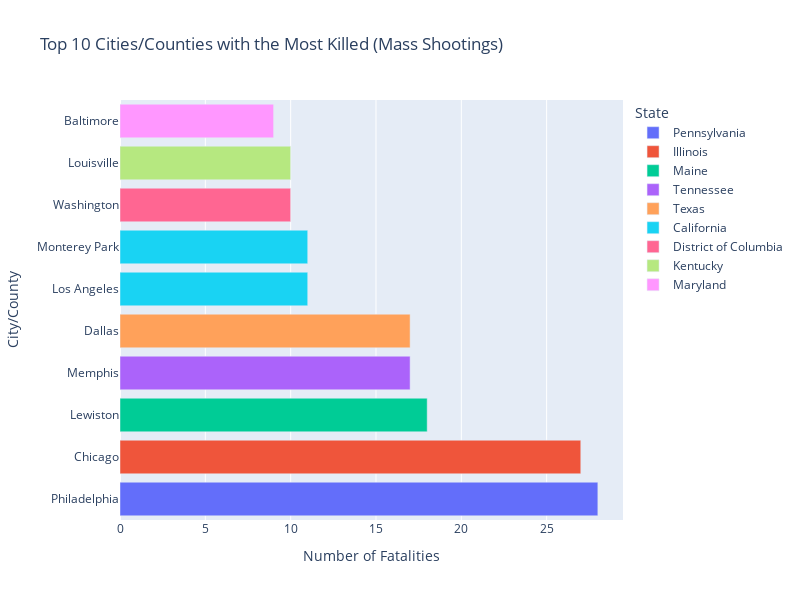
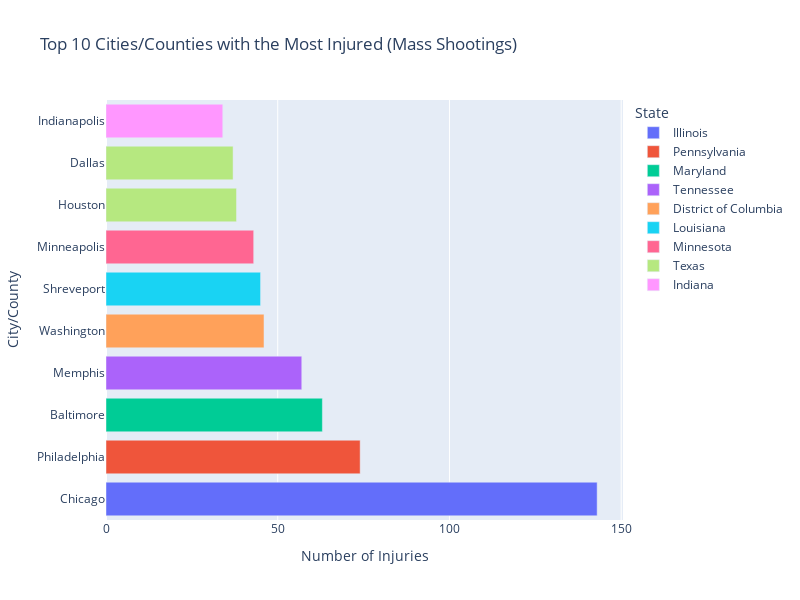

These figures' notebook cell, in order:
### Markdown cell above
Texas, California, and Illinois have the darkest shades on the map, meaning they’ve had the highest number of victims from mass shootings. These states also had a higher frequency of mass shooting incidents overall, so this makes sense.

States in lighter shades, particularly in the northern and western parts of the country, show significantly lower numbers of victims. This could be due to fewer incidents happening there or incidents with less severe outcomes.

There’s also a noticeable trend where states in the South and East have higher total victim counts compared to many in the West. States like Texas and California stand out, but even along the East Coast, you can see more intense shading, which highlights the concentration of victims in these regions.

### Cities/Counties with the Most Victims

To gain more granular insights into the impact of mass shootings, I want to identify which cities/counties have experienced the highest number of fatalities and injuries. This will help reveal specific locations that have been most affected by these incidents, allowing for a deeper understanding of the local impact.

By running the code below, I'll create two bar graphs:

The first will display the cities/counties with the highest fatalities from mass shootings, labeled with the state they are located in.
The second will show the cities/counties with the highest injuries, also labeled with the corresponding state.

### Code cell
import pandas as pd
import plotly.express as px

# Summarize data by City/County and State for total killed and injured
city_summary = mass_shootings.groupby(['City Or County', 'State']).agg(
    Total_Killed=('Victims Killed', 'sum'),
    Total_Injured=('Victims Injured', 'sum')
).reset_index()

# Sort for the top 10 cities/counties with the most killed and most injured
top_killed = city_summary.sort_values(by='Total_Killed', ascending=False).head(10)
top_injured = city_summary.sort_values(by='Total_Injured', ascending=False).head(10)

# Create bar charts for fatalities and injuries
fig_killed = px.bar(
    top_killed,
    x='Total_Killed',
    y='City Or County',
    color='State',
    orientation='h',
    title='Top 10 Cities/Counties with the Most Killed (Mass Shootings)',
    labels={'Total_Killed': 'Total Killed', 'City Or County': 'City/County'},
)

fig_injured = px.bar(
    top_injured,
    x='Total_Injured',
    y='City Or County',
    color='State',
    orientation='h',
    title='Top 10 Cities/Counties with the Most Injured (Mass Shootings)',
    labels={'Total_Injured': 'Total Injured', 'City Or County': 'City/County'},
)

# Customize layout for readability
fig_killed.update_layout(
    xaxis_title='Number of Fatalities',
    yaxis_title='City/County',
    height=600,
    width=800,
)
fig_injured.update_layout(
    xaxis_title='Number of Injuries',
    yaxis_title='City/County',
    height=600,
    width=800,
)

# Display both graphs
fig_killed.show()
fig_injured.show()

### Figure 1 — Plotly figure (JSON) as saved in the notebook; plotly's stock layout.template omitted (floating-point values rounded to 4 significant figures)
{"data": [{"alignmentgroup": "True", "hovertemplate": "State=Pennsylvania<br>Total Killed=%{x}<br>City/County=%{y}<extra></extra>", "legendgroup": "Pennsylvania", "marker": {"color": "#636efa", "pattern": {"shape": ""}}, "name": "Pennsylvania", "offsetgroup": "Pennsylvania", "orientation": "h", "showlegend": true, "textposition": "auto", "type": "bar", "x": [28], "xaxis": "x", "y": ["Philadelphia"], "yaxis": "y"}, {"alignmentgroup": "True", "hovertemplate": "State=Illinois<br>Total Killed=%{x}<br>City/County=%{y}<extra></extra>", "legendgroup": "Illinois", "marker": {"color": "#EF553B", "pattern": {"shape": ""}}, "name": "Illinois", "offsetgroup": "Illinois", "orientation": "h", "showlegend": true, "textposition": "auto", "type": "bar", "x": [27], "xaxis": "x", "y": ["Chicago"], "yaxis": "y"}, {"alignmentgroup": "True", "hovertemplate": "State=Maine<br>Total Killed=%{x}<br>City/County=%{y}<extra></extra>", "legendgroup": "Maine", "marker": {"color": "#00cc96", "pattern": {"shape": ""}}, "name": "Maine", "offsetgroup": "Maine", "orientation": "h", "showlegend": true, "textposition": "auto", "type": "bar", "x": [18], "xaxis": "x", "y": ["Lewiston"], "yaxis": "y"}, {"alignmentgroup": "True", "hovertemplate": "State=Tennessee<br>Total Killed=%{x}<br>City/County=%{y}<extra></extra>", "legendgroup": "Tennessee", "marker": {"color": "#ab63fa", "pattern": {"shape": ""}}, "name": "Tennessee", "offsetgroup": "Tennessee", "orientation": "h", "showlegend": true, "textposition": "auto", "type": "bar", "x": [17], "xaxis": "x", "y": ["Memphis"], "yaxis": "y"}, {"alignmentgroup": "True", "hovertemplate": "State=Texas<br>Total Killed=%{x}<br>City/County=%{y}<extra></extra>", "legendgroup": "Texas", "marker": {"color": "#FFA15A", "pattern": {"shape": ""}}, "name": "Texas", "offsetgroup": "Texas", "orientation": "h", "showlegend": true, "textposition": "auto", "type": "bar", "x": [17], "xaxis": "x", "y": ["Dallas"], "yaxis": "y"}, {"alignmentgroup": "True", "hovertemplate": "State=California<br>Total Killed=%{x}<br>City/County=%{y}<extra></extra>", "legendgroup": "California", "marker": {"color": "#19d3f3", "pattern": {"shape": ""}}, "name": "California", "offsetgroup": "California", "orientation": "h", "showlegend": true, "textposition": "auto", "type": "bar", "x": [11, 11], "xaxis": "x", "y": ["Los Angeles", "Monterey Park"], "yaxis": "y"}, {"alignmentgroup": "True", "hovertemplate": "State=District of Columbia<br>Total Killed=%{x}<br>City/County=%{y}<extra></extra>", "legendgroup": "District of Columbia", "marker": {"color": "#FF6692", "pattern": {"shape": ""}}, "name": "District of Columbia", "offsetgroup": "District of Columbia", "orientation": "h", "showlegend": true, "textposition": "auto", "type": "bar", "x": [10], "xaxis": "x", "y": ["Washington"], "yaxis": "y"}, {"alignmentgroup": "True", "hovertemplate": "State=Kentucky<br>Total Killed=%{x}<br>City/County=%{y}<extra></extra>", "legendgroup": "Kentucky", "marker": {"color": "#B6E880", "pattern": {"shape": ""}}, "name": "Kentucky", "offsetgroup": "Kentucky", "orientation": "h", "showlegend": true, "textposition": "auto", "type": "bar", "x": [10], "xaxis": "x", "y": ["Louisville"], "yaxis": "y"}, {"alignmentgroup": "True", "hovertemplate": "State=Maryland<br>Total Killed=%{x}<br>City/County=%{y}<extra></extra>", "legendgroup": "Maryland", "marker": {"color": "#FF97FF", "pattern": {"shape": ""}}, "name": "Maryland", "offsetgroup": "Maryland", "orientation": "h", "showlegend": true, "textposition": "auto", "type": "bar", "x": [9], "xaxis": "x", "y": ["Baltimore"], "yaxis": "y"}], "layout": {"barmode": "relative", "height": 600, "legend": {"title": {"text": "State"}, "tracegroupgap": 0}, "title": {"text": "Top 10 Cities/Counties with the Most Killed (Mass Shootings)"}, "width": 800, "xaxis": {"anchor": "y", "autorange": true, "domain": [0, 1], "range": [0, 29.47], "title": {"text": "Number of Fatalities"}, "type": "linear"}, "yaxis": {"anchor": "x", "autorange": true, "domain": [0, 1], "range": [-0.5, 9.5], "title": {"text": "City/County"}, "type": "category"}}}

### Figure 2 — Plotly figure (JSON) as saved in the notebook; plotly's stock layout.template omitted (floating-point values rounded to 4 significant figures)
{"data": [{"alignmentgroup": "True", "hovertemplate": "State=Illinois<br>Total Injured=%{x}<br>City/County=%{y}<extra></extra>", "legendgroup": "Illinois", "marker": {"color": "#636efa", "pattern": {"shape": ""}}, "name": "Illinois", "offsetgroup": "Illinois", "orientation": "h", "showlegend": true, "textposition": "auto", "type": "bar", "x": [143], "xaxis": "x", "y": ["Chicago"], "yaxis": "y"}, {"alignmentgroup": "True", "hovertemplate": "State=Pennsylvania<br>Total Injured=%{x}<br>City/County=%{y}<extra></extra>", "legendgroup": "Pennsylvania", "marker": {"color": "#EF553B", "pattern": {"shape": ""}}, "name": "Pennsylvania", "offsetgroup": "Pennsylvania", "orientation": "h", "showlegend": true, "textposition": "auto", "type": "bar", "x": [74], "xaxis": "x", "y": ["Philadelphia"], "yaxis": "y"}, {"alignmentgroup": "True", "hovertemplate": "State=Maryland<br>Total Injured=%{x}<br>City/County=%{y}<extra></extra>", "legendgroup": "Maryland", "marker": {"color": "#00cc96", "pattern": {"shape": ""}}, "name": "Maryland", "offsetgroup": "Maryland", "orientation": "h", "showlegend": true, "textposition": "auto", "type": "bar", "x": [63], "xaxis": "x", "y": ["Baltimore"], "yaxis": "y"}, {"alignmentgroup": "True", "hovertemplate": "State=Tennessee<br>Total Injured=%{x}<br>City/County=%{y}<extra></extra>", "legendgroup": "Tennessee", "marker": {"color": "#ab63fa", "pattern": {"shape": ""}}, "name": "Tennessee", "offsetgroup": "Tennessee", "orientation": "h", "showlegend": true, "textposition": "auto", "type": "bar", "x": [57], "xaxis": "x", "y": ["Memphis"], "yaxis": "y"}, {"alignmentgroup": "True", "hovertemplate": "State=District of Columbia<br>Total Injured=%{x}<br>City/County=%{y}<extra></extra>", "legendgroup": "District of Columbia", "marker": {"color": "#FFA15A", "pattern": {"shape": ""}}, "name": "District of Columbia", "offsetgroup": "District of Columbia", "orientation": "h", "showlegend": true, "textposition": "auto", "type": "bar", "x": [46], "xaxis": "x", "y": ["Washington"], "yaxis": "y"}, {"alignmentgroup": "True", "hovertemplate": "State=Louisiana<br>Total Injured=%{x}<br>City/County=%{y}<extra></extra>", "legendgroup": "Louisiana", "marker": {"color": "#19d3f3", "pattern": {"shape": ""}}, "name": "Louisiana", "offsetgroup": "Louisiana", "orientation": "h", "showlegend": true, "textposition": "auto", "type": "bar", "x": [45], "xaxis": "x", "y": ["Shreveport"], "yaxis": "y"}, {"alignmentgroup": "True", "hovertemplate": "State=Minnesota<br>Total Injured=%{x}<br>City/County=%{y}<extra></extra>", "legendgroup": "Minnesota", "marker": {"color": "#FF6692", "pattern": {"shape": ""}}, "name": "Minnesota", "offsetgroup": "Minnesota", "orientation": "h", "showlegend": true, "textposition": "auto", "type": "bar", "x": [43], "xaxis": "x", "y": ["Minneapolis"], "yaxis": "y"}, {"alignmentgroup": "True", "hovertemplate": "State=Texas<br>Total Injured=%{x}<br>City/County=%{y}<extra></extra>", "legendgroup": "Texas", "marker": {"color": "#B6E880", "pattern": {"shape": ""}}, "name": "Texas", "offsetgroup": "Texas", "orientation": "h", "showlegend": true, "textposition": "auto", "type": "bar", "x": [38, 37], "xaxis": "x", "y": ["Houston", "Dallas"], "yaxis": "y"}, {"alignmentgroup": "True", "hovertemplate": "State=Indiana<br>Total Injured=%{x}<br>City/County=%{y}<extra></extra>", "legendgroup": "Indiana", "marker": {"color": "#FF97FF", "pattern": {"shape": ""}}, "name": "Indiana", "offsetgroup": "Indiana", "orientation": "h", "showlegend": true, "textposition": "auto", "type": "bar", "x": [34], "xaxis": "x", "y": ["Indianapolis"], "yaxis": "y"}], "layout": {"barmode": "relative", "height": 600, "legend": {"title": {"text": "State"}, "tracegroupgap": 0}, "title": {"text": "Top 10 Cities/Counties with the Most Injured (Mass Shootings)"}, "width": 800, "xaxis": {"anchor": "y", "autorange": true, "domain": [0, 1], "range": [0, 150.5], "title": {"text": "Number of Injuries"}, "type": "linear"}, "yaxis": {"anchor": "x", "autorange": true, "domain": [0, 1], "range": [-0.5, 9.5], "title": {"text": "City/County"}, "type": "category"}}}
